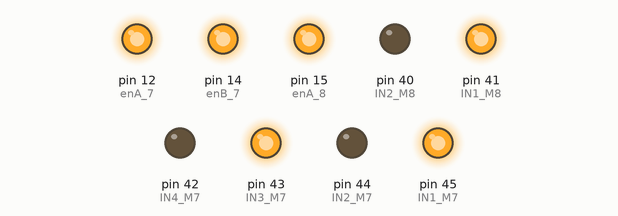
Simulated run of this sketch. Board: Arduino Mega 2560, built with avr-gcc and run on an emulated ATmega2560. Shown: output pins drawn as LEDs (lit = HIGH).

Above: at 0.1 s.
Timing chart, 0 to 1.6 s (numbered marks = the images above):
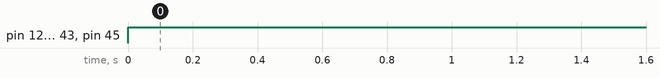

Measured:
- by itself, pin 12 (enA_7), pin 14 (enB_7), pin 15 (enA_8), pin 41 (IN1_M8), pin 43 (IN3_M7), pin 45 (IN1_M7): LOW → HIGH at 0.00 s

The sketch:

Unit1_Angle.ino
```cpp
int IN1_M7 = 45 , IN2_M7 = 44 , IN3_M7 = 43 , IN4_M7 = 42;
int IN1_M8 = 41 , IN2_M8 = 40;
int enA_7 = 12, enB_7 = 14, enA_8 = 15;
int pwm = 255;
void setup() {
  // put your setup code here, to run once:
  pinMode(IN1_M7, OUTPUT), pinMode(IN2_M7, OUTPUT), pinMode(IN3_M7, OUTPUT),  pinMode(IN4_M7, OUTPUT);
  pinMode(IN1_M8, OUTPUT), pinMode(IN2_M8, OUTPUT);
  pinMode(enA_7, OUTPUT),  pinMode(enA_8, OUTPUT);
  pinMode(enB_7, OUTPUT);
  Serial.begin(9600);
}

void loop() {
  digitalWrite(IN1_M7, HIGH);
  digitalWrite(IN2_M7, LOW);
  analogWrite(enA_7, pwm);
  digitalWrite(IN3_M7, HIGH);
  digitalWrite(IN4_M7, LOW);
  analogWrite(enB_7, pwm);
  digitalWrite(IN1_M8, HIGH);
  digitalWrite(IN2_M8, LOW);
  analogWrite(enA_8, pwm);
}
```
